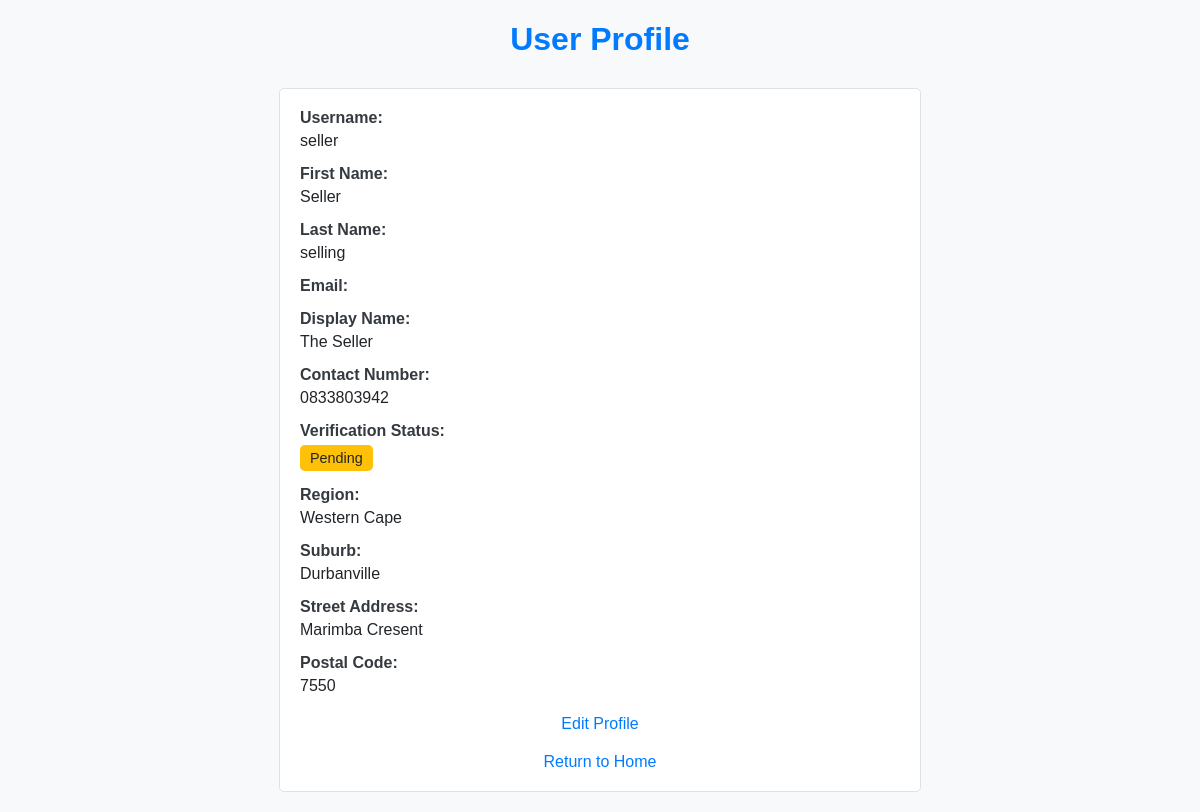
/profile/ (signed in), run on the app's committed database.
### marketplace/models.py (models this page shows, shortened)
class UserProfile(models.Model):
    user = models.OneToOneField(User, on_delete=models.CASCADE)
    display_name = models.CharField(max_length=100, blank=True)
    contact_number = models.CharField(max_length=20, blank=True)
    verification_status = models.CharField(
        max_length=20,
        choices=[
            ('pending', 'Pending'),
            ('approved', 'Approved'),
            ('rejected', 'Rejected'),
        ],
        default='pending'
    )
    id_document = models.ImageField(upload_to='id_documents/', null=True, blank=True)
    region = models.CharField(max_length=100, blank=True)
    suburb = models.CharField(max_length=100, blank=True)
    street_address = models.CharField(max_length=255, blank=True)
    postal_code = models.CharField(max_length=10, blank=True)

### marketplace/views.py (the view)
# urls.py: path('profile/', views.user_profile, name='user_profile'), # Add this line
@login_required
def user_profile(request):
    try:
        user_profile = UserProfile.objects.get(user=request.user)
    except UserProfile.DoesNotExist:
        user_profile = None  # Or you could create a default profile here
    return render(request, 'marketplace/user_profile.html', {'user_profile': user_profile})

### marketplace/templates/marketplace/user_profile.html (shortened to what this page needs)
<!DOCTYPE html>
<html>
<head>
</head>
<body>
    <h1>User Profile</h1>
    <div class="profile-info">
        {% if user_profile %}
            <div class="info-item">
                <span class="info-label">Username:</span>
                <span class="info-value">{{ user.username }}</span>
            </div>
            <div class="info-item">
                <span class="info-label">First Name:</span>
                <span class="info-value">{{ user.first_name }}</span>
            </div>
            <div class="info-item">
                <span class="info-label">Last Name:</span>
                <span class="info-value">{{ user.last_name }}</span>
            </div>
            <div class="info-item">
                <span class="info-label">Email:</span>
            </div>
            {% if user_profile.display_name %}
                <div class="info-item">
                    <span class="info-label">Display Name:</span>
                    <span class="info-value">{{ user_profile.display_name }}</span>
                </div>
            {% endif %}
            {% if user_profile.contact_number %}
                <div class="info-item">
                    <span class="info-label">Contact Number:</span>
                    <span class="info-value">{{ user_profile.contact_number }}</span>
                </div>
            {% endif %}
            <div class="info-item">
                <span class="info-label">Verification Status:</span>
                {% if user_profile.verification_status == 'pending' %}
                    <span class="info-value verification-badge pending">Pending</span>
                {% elif user_profile.verification_status == 'approved' %}
                    <span class="info-value verification-badge approved">Approved</span>
                {% elif user_profile.verification_status == 'rejected' %}
                    <span class="info-value verification-badge rejected">Rejected</span>
                {% else %}
                    <span class="info-value">{{ user_profile.verification_status }}</span>
                {% endif %}
            </div>
            {% if user_profile.region %}
                <div class="info-item">
                    <span class="info-label">Region:</span>
                    <span class="info-value">{{ user_profile.region }}</span>
                </div>
            {% endif %}
            {% if user_profile.suburb %}
                <div class="info-item">
                    <span class="info-label">Suburb:</span>
                    <span class="info-value">{{ user_profile.suburb }}</span>
                </div>
            {% endif %}
            {% if user_profile.street_address %}
                <div class="info-item">
                    <span class="info-label">Street Address:</span>
                    <span class="info-value">{{ user_profile.street_address }}</span>
                </div>
            {% endif %}
            {% if user_profile.postal_code %}
                <div class="info-item">
                    <span class="info-label">Postal Code:</span>
                    <span class="info-value">{{ user_profile.postal_code }}</span>
                </div>
            {% endif %}
            <a href="{% url 'edit_profile' %}" class="edit-link">Edit Profile</a>
            <a href="{% url 'home' %}" class="home-link">Return to Home</a>
        {% else %}
            <p>No profile information available.</p>
            <a href="{% url 'edit_profile' %}" class="edit-link">Create Profile</a>
        {% endif %}
    </div>
</body>
</html>

### marketplace/templates/marketplace/user_profile.html (style rules this page uses)
body { font-family: Arial, sans-serif; margin: 20px; background-color: #f8f9fa; color: #495057; }
h1 { color: #007bff; text-align: center; margin-bottom: 30px; }
.profile-info { max-width: 600px; margin: 0 auto; background-color: #fff; padding: 20px; border: 1px solid #dee2e6; border-radius: 5px; }
.info-item { margin-bottom: 15px; }
.info-label { font-weight: bold; display: block; margin-bottom: 5px; color: #343a40; }
.info-value { display: block; color: #212529; }
.verification-badge { display: inline-block; padding: 5px 10px; border-radius: 5px; font-size: 0.9em; }
.pending { background-color: #ffc107; color: #212529; }
.edit-link { display: block; margin-top: 20px; text-align: center; color: #007bff; text-decoration: none; }
.home-link { display: block; margin-top: 20px; text-align: center; color: #007bff; text-decoration: none; }

### data on the page
UserProfile: display_name "The Seller", contact_number "0833803942", region "Western Cape", suburb "Durbanville", street_address "Marimba Cresent", postal_code "7550"

### other printed values
{{ user.username }} "seller"
{{ user.first_name }} "Seller"
{{ user.last_name }} "selling"
